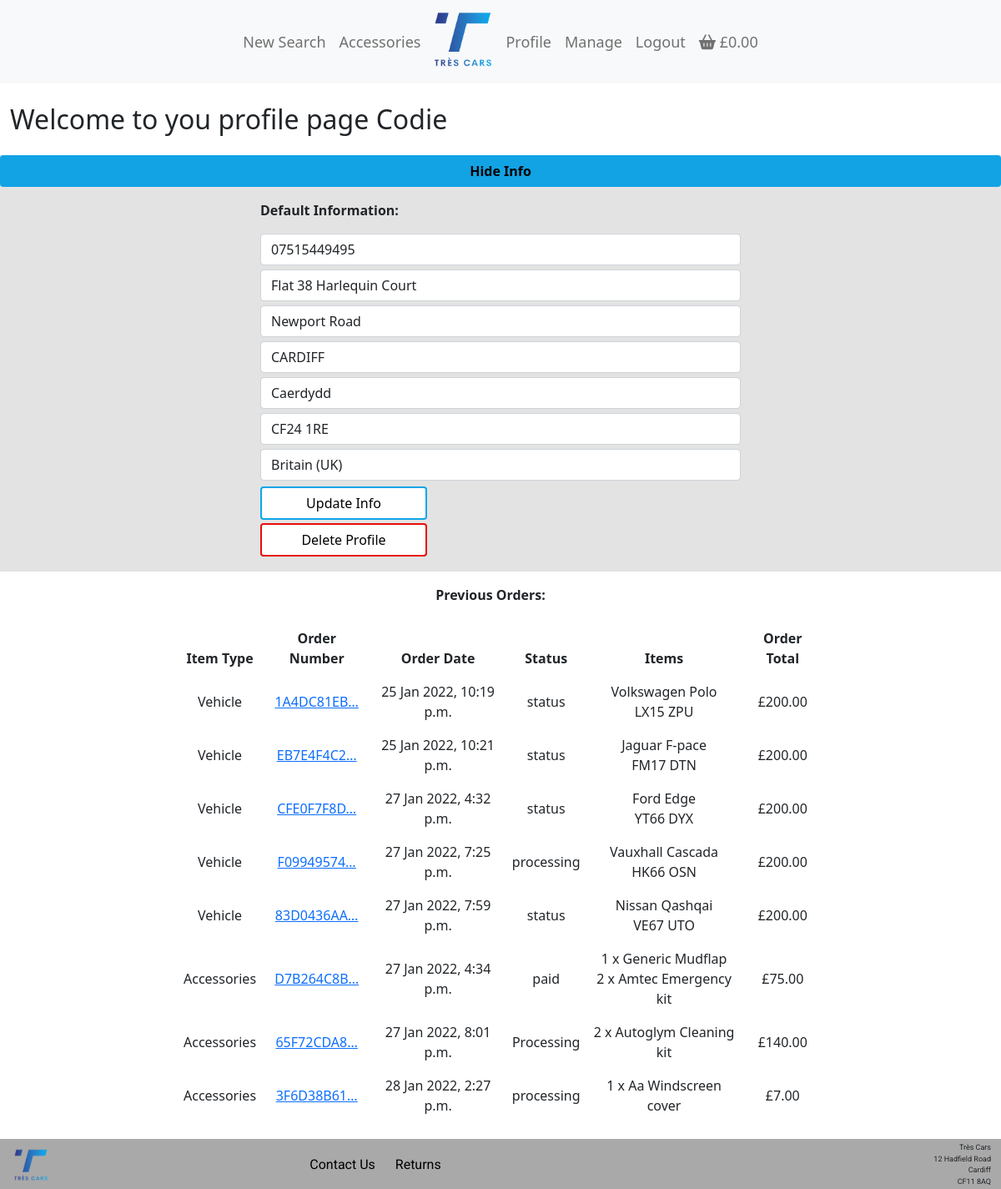
Before: /profile/ (signed in) with the older database file.
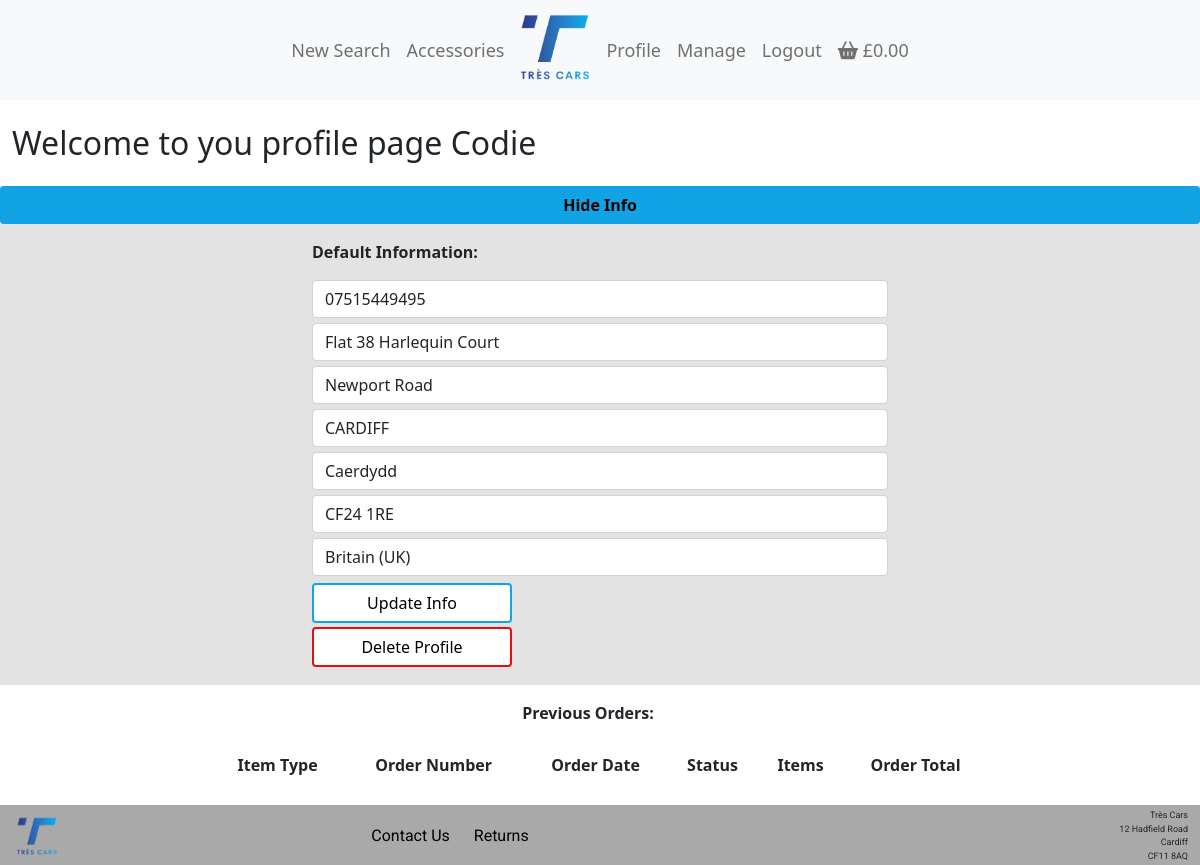
After: the same page with the newer database file.
### profiles/models.py (models this page shows)
class UserProfile(models.Model):
    user = models.OneToOneField(User, on_delete=models.CASCADE)
    default_phone_number = models.CharField(
        max_length=20, null=False, blank=False)
    default_street_address1 = models.CharField(
        max_length=80, null=True, blank=True)
    default_street_address2 = models.CharField(
        max_length=80, null=True, blank=True)
    default_town_or_city = models.CharField(
        max_length=40, null=True, blank=True)
    default_county = models.CharField(
        max_length=80, null=True, blank=True)
    default_postcode = models.CharField(
        max_length=20, null=True, blank=True)
    default_country = CountryField(
        blank_label="Country", null=True, blank=True)
    def __str__(self):
        return self.user.username

### checkout/models.py (models this page shows, shortened)
class Order(models.Model):
    order_number = models.CharField(max_length=32, null=False, editable=False)
    order_type = models.CharField(
        max_length=15, null=False, blank=False, default="vehicle"
    )
    user_profile = models.ForeignKey(
        UserProfile,
        on_delete=models.SET_NULL,
        null=True,
        blank=True,
        related_name="orders",
    )
    full_name = models.CharField(max_length=50, null=False, blank=False)
    email = models.EmailField(max_length=254, null=False, blank=False)
    phone_number = models.CharField(max_length=20, null=True, blank=True)
    postcode = models.CharField(max_length=20, null=True, blank=True)
    town_or_city = models.CharField(max_length=40, null=False, blank=False)
    street_address1 = models.CharField(max_length=80, null=False, blank=False)
    street_address2 = models.CharField(max_length=80, null=True, blank=True)
    county = models.CharField(max_length=80, null=True, blank=True)
    country = CountryField(blank_label="Country *", null=False, blank=False)
    date = models.DateTimeField(auto_now_add=True)
    delivery_cost = models.DecimalField(
        max_digits=6, decimal_places=2, null=False, default=0
    )
    order_total = models.DecimalField(
        max_digits=10, decimal_places=2, null=False, default=0
    )
    grand_total = models.DecimalField(
        max_digits=10, decimal_places=2, null=False, default=0
    )
    original_bag = models.TextField(null=False, blank=False, default="")
    stripe_pid = models.CharField(
        max_length=254, null=False, blank=False, default="")
    status = models.CharField(max_length=80, null=True, blank=True,
                              choices=order_status, default="Processing")

class vehicle_order_line_item(models.Model):
    order = models.ForeignKey(
        Order,
        null=False,
        blank=False,
        on_delete=models.CASCADE,
        related_name="lineitems",
    )
    vehicle = models.ForeignKey(
        Vehicle, null=False, blank=False, on_delete=models.CASCADE
    )
    lineitem_total = models.DecimalField(
        max_digits=6, decimal_places=0, null=False, blank=False, editable=False
    )

class accessory_order(models.Model):
    order_number = models.CharField(max_length=32, null=False, editable=False)
    order_type = models.CharField(
        max_length=15, null=False, blank=False, default="accessories"
    )
    user_profile = models.ForeignKey(
        UserProfile,
        on_delete=models.SET_NULL,
        null=True,
        blank=True,
        related_name="AccessoryOrders",
    )
    full_name = models.CharField(max_length=50, null=False, blank=False)
    email = models.EmailField(max_length=254, null=False, blank=False)
    phone_number = models.CharField(max_length=20, null=False, blank=False)
    postcode = models.CharField(max_length=20, null=True, blank=True)
    town_or_city = models.CharField(max_length=40, null=False, blank=False)
    street_address1 = models.CharField(max_length=80, null=False, blank=False)
    street_address2 = models.CharField(max_length=80, null=True, blank=True)
    county = models.CharField(max_length=80, null=True, blank=True)
    country = CountryField(blank_label="Country *", null=False, blank=False)
    date = models.DateTimeField(auto_now_add=True)
    delivery_cost = models.DecimalField(
        max_digits=6, decimal_places=2, null=False, default=0
    )
    order_total = models.DecimalField(
        max_digits=10, decimal_places=2, null=False, default=0
    )
    grand_total = models.DecimalField(
        max_digits=10, decimal_places=2, null=False, default=0
    )
    original_bag = models.TextField(null=False, blank=False, default="")
    stripe_pid = models.CharField(
        max_length=254, null=False, blank=False, default="")
    status = models.CharField(max_length=80, null=True, blank=True,
                              choices=order_status, default="Processing")

class accessory_order_line_item(models.Model):
    order = models.ForeignKey(
        accessory_order,
        null=False,
        blank=False,
        on_delete=models.CASCADE,
        related_name="accessorylineitems",
    )
    accessory = models.ForeignKey(
        Accessory, null=False, blank=False, on_delete=models.CASCADE
    )
    quantity = models.IntegerField(null=False, blank=False, default=1)
    lineitem_total = models.DecimalField(
        max_digits=6, decimal_places=0, null=False, blank=False, editable=False
    )

### vehicles/models.py (models this page shows, shortened)
class Vehicle(models.Model):
    sku = models.CharField(max_length=9, null=False, blank=False)
    name = models.CharField(max_length=254, null=False, blank=False)
    registration = models.CharField(max_length=254, null=False, blank=False)
    make = models.CharField(max_length=50, null=False, blank=False)
    model = models.CharField(max_length=50, null=False, blank=False)
    trim = models.CharField(max_length=50, null=False, blank=False)
    colour = models.CharField(
        max_length=20, null=False, blank=False, choices=colour_choices
    )
    fuel = models.CharField(
        max_length=20, null=False, blank=False, choices=fuel_choices
    )
    engine_size = models.DecimalField(
        max_digits=2, decimal_places=1, null=False, blank=False
    )
    body_type = models.CharField(
        max_length=20, null=False, blank=False, choices=body_type_choices
    )
    gearbox = models.CharField(
        max_length=20, null=False, blank=False, choices=gearbox_choices
    )
    drivetrain = models.CharField(
        max_length=10, null=False, blank=False, choices=drivetrain_choices
    )
    seats = models.IntegerField(null=False, blank=False)
    description = models.TextField()
    price = models.IntegerField(null=False, blank=False, default=200)
    full_price = models.IntegerField(null=False, blank=False)
    mileage = models.IntegerField(null=False, blank=False)
    model_year = models.IntegerField(null=False, blank=False)
    doors = models.IntegerField(null=False, blank=False)
    type = models.CharField(
        max_length=9, null=False, blank=False, default="vehicle")
    available = models.CharField(
        max_length=9, null=False, blank=False, default="yes",
        choices=available_choices)

### accessories/models.py (models this page shows, shortened)
class Accessory(models.Model):
    class Meta:
        verbose_name_plural = "Accessories"
    category = models.ForeignKey(
        "Category", null=True, blank=True, on_delete=models.SET_NULL
    )
    sku = models.CharField(max_length=254, null=False, blank=False)
    name = models.CharField(max_length=254, null=False, blank=False)
    brand = models.CharField(max_length=254, null=False, blank=False)
    vehicle_make = models.CharField(max_length=50, null=False, blank=False)
    vehicle_model = models.CharField(max_length=50, null=False, blank=False)
    price = models.DecimalField(max_digits=6, decimal_places=2, null=False, blank=False)
    quantity_available = models.IntegerField(null=False, blank=False)
    accessory_type = models.CharField(max_length=254, null=False, blank=False)
    description = models.TextField()
    image = models.ImageField(null=True, blank=True)

### profiles/views.py (the view, shortened to what this page needs)
# urls.py: path("", views.profile, name="profile"),
@login_required
def profile(request):
    request.session["vehicle_bag"] = {}
    user_profile = get_object_or_404(UserProfile, user=request.user)
    form = user_profile_form(instance=user_profile)
    orders = user_profile.orders.all()
    accessory_orders = user_profile.AccessoryOrders.all()
    template = "profiles/profile.html"
    context = {
        "profile": user_profile,
        "form": form,
        "orders": orders,
        "accessory_orders": accessory_orders,
        "on_profile": True,
    }
    return render(request, template, context)

### profiles/templates/profiles/profile.html (shortened to what this page needs)
{% extends "base.html" %}
{% load static %}
{% block extra_css %}
<link rel="stylesheet" href="{% static 'profiles/css/profile.css' %}">
{% endblock %}
{% block content %}
<div class="container-fluid">
    <div class="row">
        <div class="col-12">
            <h2 class="my-4">Welcome to you profile page {{ profile }}</h2>
        </div>
    </div>
    <div class="row profile-saved-info">
        <a id="hide-profile-info" class="btn btn-hide">Hide Info</a>
        <div class="mx-auto col-12 col-md-8 col-lg-6 my-3" id="profile-info">
            <p class="bold">Default Information:</p>
            <form action="{% url 'profile' %}" method="post">
                {{ form | crispy }}
                <button class="btn btn--blue-border btn--profile-info" type="submit">Update Info</button>
            </form>
            <form action="{% url 'profile' %}" method="post">
                <button class="btn btn--red-border btn--profile-info" id="delete-profile-info" type="submit">Delete
                    Profile</button>
            </form>
        </div>
    </div>
    <div class="row profile-previous-orders">
        <div class="row">
            <div class="mx-auto col-12 col-md-8 col-lg-8 mt-3 text-center">
                <p class="bold">Previous Orders:</p>
            </div>
        </div>
        <div class="mx-auto col-12 col-md-8 col-lg-8 my-1 ">
            <table class="d-none d-sm-table table table-lg table-borderless text-center align-middle">
                <thead>
                    <tr>
                        <th>Item Type</th>
                        <th>Order Number</th>
                        <th>Order Date</th>
                        <th>Status</th>
                        <th>Items</th>
                        <th>Order Total</th>
                    </tr>
                </thead>
                <tbody>
                    {% for order in orders %}
                    <tr>
                        <td>{{ order.order_type | capfirst }}</td>
                        <td>
                            <a href="{% url 'order_detail' order.order_number %}" title="{{ order.order_number }}">
                                {{ order.order_number | truncatechars:10 }}
                            </a>
                        </td>
                        <td>{{ order.date }}</td>
                        <td>{{ order.status }}</td>
                        {% for item in order.lineitems.all %}
                        {% if item.vehicle %}
                        <td>
                            {{ item.vehicle.make | capfirst}} {{ item.vehicle.model | capfirst }}
                            <br>
                            {{ item.vehicle.registration | upper }}
                        </td>
                        {% endif %}
                        {% endfor %}
                        <td>£{{ order.grand_total }}</td>
                    </tr>
                    {% endfor %}
                    {% for a_order in accessory_orders %}
                    <tr>
                        <td>{{ a_order.order_type | capfirst }}</td>
                        <td>
                            <a href="{% url 'accessory_order_detail' a_order.order_number %}"
                                title="Order Number: {{ a_order.order_number }}">
                                {{ a_order.order_number | truncatechars:10 }}
                            </a>
                        </td>
                        <td>{{ a_order.date }}</td>
                        <td>{{ a_order.status }}</td>
                        <td>
                            {% for item in a_order.accessorylineitems.all %}
                            <p class="m-0">
                                {{ item.quantity }} x {{ item.accessory.brand | capfirst }}
                                {{ item.accessory.accessory_type | capfirst }}
                            </p>
                            {% endfor %}
                        </td>
                        <td>£{{ a_order.grand_total }}</td>
                    </tr>
                    {% endfor %}
                </tbody>
            </table>
        </div>
    </div>
</div>
{% endblock %}

### templates/base.html (shortened to what this page needs)
{% load static %}
<!DOCTYPE html>
<html lang="en">
<head>
    {% block corecss %}
    <link href="https://cdn.jsdelivr.net/npm/bootstrap@5.0.2/dist/css/bootstrap.min.css" rel="stylesheet"
>
    <link rel="stylesheet" href="{% static 'css/base.css' %}">
    {% endblock %}
    {% block extra_css %}
    {% endblock %}
</head>
<body>
    <header>
        <nav class="navbar navbar-expand-lg navbar-light bg-light">
            <div class="container-fluid">
                <div class="collapse navbar-collapse" id="navbarSupportedContent">
                    <ul class="navbar-nav me-auto mb-2 mb-lg-0">
                        <li class="nav-item">
                            <a class="nav-link" href="{% url 'vehicles' %}">New Search</a>
                        </li>
                        <li class="nav-item">
                            <a class="nav-link" href="{% url 'accessories' %}">Accessories</a>
                        </li>
                        <li class="nav-item">
                            <a class="navbar-brand d-none d-lg-inline mx-auto" href="{% url 'home' %}">
                                <img class="nav-logo" src="{% static 'images/logo.webp' %}" alt="Très Cars Logo">
                            </a>
                        </li>
                        {% if request.user.is_authenticated %}
                        <li class="nav-item">
                            <a class="nav-link" href="{% url 'profile' %}">Profile</a>
                        </li>
                        {% if request.user.is_superuser %}
                        <li class="nav-item">
                            <a class="nav-link" href="{% url 'management_home' %}">Manage</a>
                        </li>
                        {% endif %}
                        <li class="nav-item">
                            <a class="nav-link" href="{% url 'account_logout' %}">Logout</a>
                        </li>
                        {% endif %}
                        <li class="nav-item">
                            <a class="nav-link d-none d-lg-block" href="{% url 'view_bag' %}">
                                <i class="fa fa-shopping-basket" aria-hidden="true"></i>
                                {% if total %}
                                £{{ total | floatformat:2 }}
                                {% else %}
                                £0.00
                                {% endif %}
                            </a>
                        </li>
                    </ul>
                </div>
            </div>
        </nav>
    </header>
    {% block content %}
    {% endblock %}
    <footer class="footer container-fluid">
        <div class="row mt-1">
            <div class="col-6 col-sm-2 footer-logo-container">
                <a class="" href="{% url 'home' %}">
                    <img class="footer-logo" src="{% static 'images/logo.webp' %}" alt="Très Cars Logo">
                </a>
            </div>
            <div class="col-6 col-sm-5 footer-links-container d-none d-sm-inline text-center">
                <a class="footer-link d-inline" href="{% url 'send_email' %}">Contact
                    Us</a>
                <a class="footer-link d-inline" href="{% url 'returns_page' %}">Returns</a>
            </div>
            <div class="col-6 col-sm-5 footer-address-container">
                <p class="footer-address--line d-block">Très Cars</p>
                <p class="footer-address--line d-block">12 Hadfield Road</p>
                <p class="footer-address--line d-block">Cardiff</p>
                <p class="footer-address--line d-block">CF11 8AQ</p>
            </div>
        </div>
    </footer>
</body>
</html>

Changed rows visible on the page:
removed Order: order_type "Vehicle", order_number "1A4DC81EB…", date "25 Jan 2022, 10:19 p.m.", status "status", grand_total "200.00"
removed vehicle_order_line_item: vehicle.make "Volkswagen", vehicle.model "Polo", vehicle.registration "LX15 ZPU", shown under "Vehicle"
removed Order: order_type "Vehicle", order_number "EB7E4F4C2…", date "25 Jan 2022, 10:21 p.m.", status "status", grand_total "200.00"
removed vehicle_order_line_item: vehicle.make "Jaguar", vehicle.model "F-pace", vehicle.registration "FM17 DTN", shown under "Vehicle"
removed Order: order_type "Vehicle", order_number "CFE0F7F8D…", date "27 Jan 2022, 4:32 p.m.", status "status", grand_total "200.00"
removed vehicle_order_line_item: vehicle.make "Ford", vehicle.model "Edge", vehicle.registration "YT66 DYX", shown under "Vehicle"
removed Order: order_type "Vehicle", order_number "F09949574…", date "27 Jan 2022, 7:25 p.m.", status "processing", grand_total "200.00"
removed vehicle_order_line_item: vehicle.make "Vauxhall", vehicle.model "Cascada", vehicle.registration "HK66 OSN", shown under "Vehicle"
removed Order: order_type "Vehicle", order_number "83D0436AA…", date "27 Jan 2022, 7:59 p.m.", status "status", grand_total "200.00"
removed vehicle_order_line_item: vehicle.make "Nissan", vehicle.model "Qashqai", vehicle.registration "VE67 UTO", shown under "Vehicle"
removed accessory_order: order_type "Accessories", order_number "D7B264C8B…", date "27 Jan 2022, 4:34 p.m.", status "paid", grand_total "75.00"
removed accessory_order_line_item: quantity "1", accessory.brand "Generic", accessory.accessory_type "Mudflap", shown under "Accessories"
removed accessory_order_line_item: quantity "2", accessory.brand "Amtec", accessory.accessory_type "Emergency kit", shown under "Accessories"
removed accessory_order: order_type "Accessories", order_number "65F72CDA8…", date "27 Jan 2022, 8:01 p.m.", status "Processing", grand_total "140.00"
removed accessory_order_line_item: quantity "2", accessory.brand "Autoglym", accessory.accessory_type "Cleaning kit", shown under "Accessories"
removed accessory_order: order_type "Accessories", order_number "3F6D38B61…", date "28 Jan 2022, 2:27 p.m.", status "processing", grand_total "7.00"
removed accessory_order_line_item: quantity "1", accessory.brand "Aa", accessory.accessory_type "Windscreen cover", shown under "Accessories"
